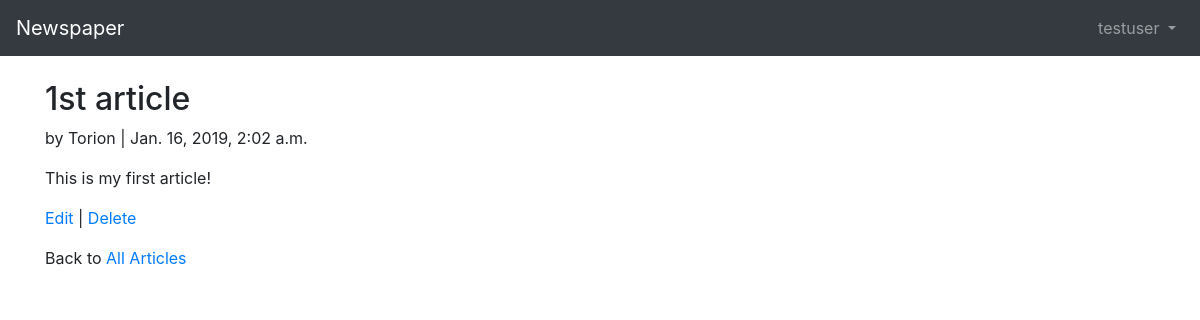
Page /articles/1/ (signed in) on the committed database.
### users/models.py (models this page shows)
class CustomUser(AbstractUser):
    age = models.PositiveIntegerField(default = 0)

### articles/models.py (models this page shows, shortened)
class Article(models.Model):
    title = models.CharField(max_length=255)
    body = models.TextField()
    date = models.DateTimeField(auto_now_add=True)
    author = models.ForeignKey(get_user_model(), on_delete=models.CASCADE,)

### articles/views.py (the view)
# urls.py: path('<int:pk>/', ArticleDetailView.as_view(), name='article_detail'),
class ArticleDetailView(LoginRequiredMixin,DetailView):
    model = Article
    template_name = 'article_detail.html'
    login_url = 'login'

### templates/article_detail.html
{% extends 'base.html' %}
{% block content %}
<div class="article-entry">
    <h2> {{ object.title }}</h2>
    <p>by {{ object.author }} | {{ object.date }}</p>
    <p>{{ object.body}}</p>
</div>
<p><a href="{% url 'article_edit' article.pk %}">Edit</a> | <a href="{% url 'article_delete' article.pk %}">Delete</a></p>
<p>Back to <a href="{% url 'article_list' %}">All Articles</a></p>
{% endblock content %}

### templates/base.html (shortened to what this page needs)
<!doctype html>
<html lang="en">
<head>
    <link rel="stylesheet" href="https://maxcdn.bootstrapcdn.com/bootstrap/4.0.0/css/bootstrap.min.css"
>
</head>
<body>
    <nav class="navbar navbar-expand-md navbar-dark	bg-dark	mb-4"> <a class="navbar-brand" href="{% url 'home' %}">Newspaper</a>
        <div class="collapse navbar-collapse" id="navbarCollapse"> {% if user.is_authenticated %} <ul class="navbar-nav ml-auto">
                <li class="nav-item"> <a class="nav-link dropdown-toggle" href="#" id="userMenu" data-toggle="dropdown"
                        aria-haspopup="true" aria-expanded="false"> {{ user.username }} </a>
                </li>
            </ul> {% else %} <form class="form-inline ml-auto"> <a href="{% url 'login' %}" class="btn btn-outline-secondary">Log
                    in</a> <a href="{% url 'signup' %}" class="btn btn-primary ml-2">Sign up</a> </form> {% endif %}
        </div>
    </nav>
    <div class="container"> {% block content %} {% endblock %} </div>
</body>
</html

### rows in the picture
CustomUser: username "testuser"
Article: title "1st article", author "Torion", date "Jan. 16, 2019, 2:02 a.m.", body "This is my first article!"
